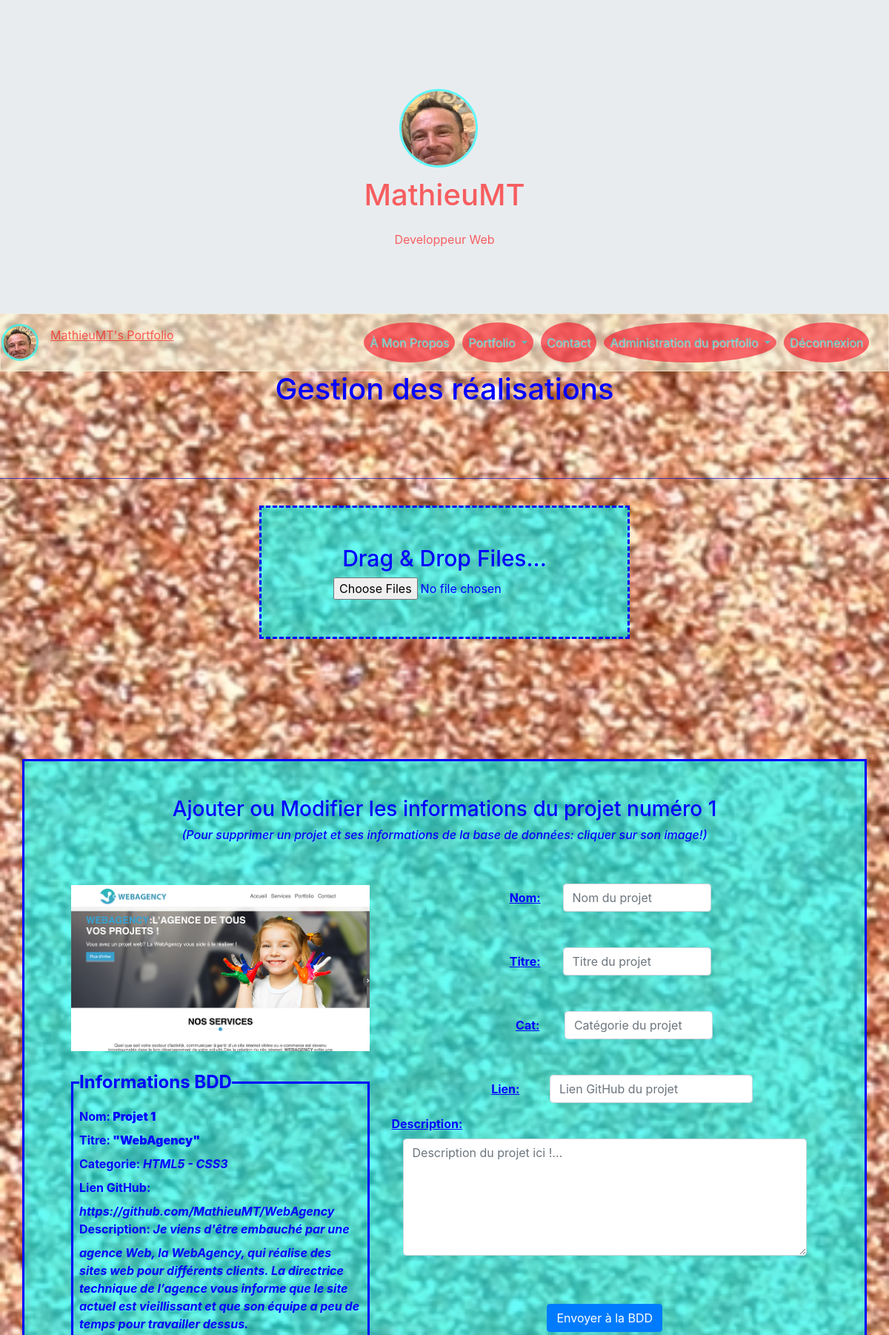
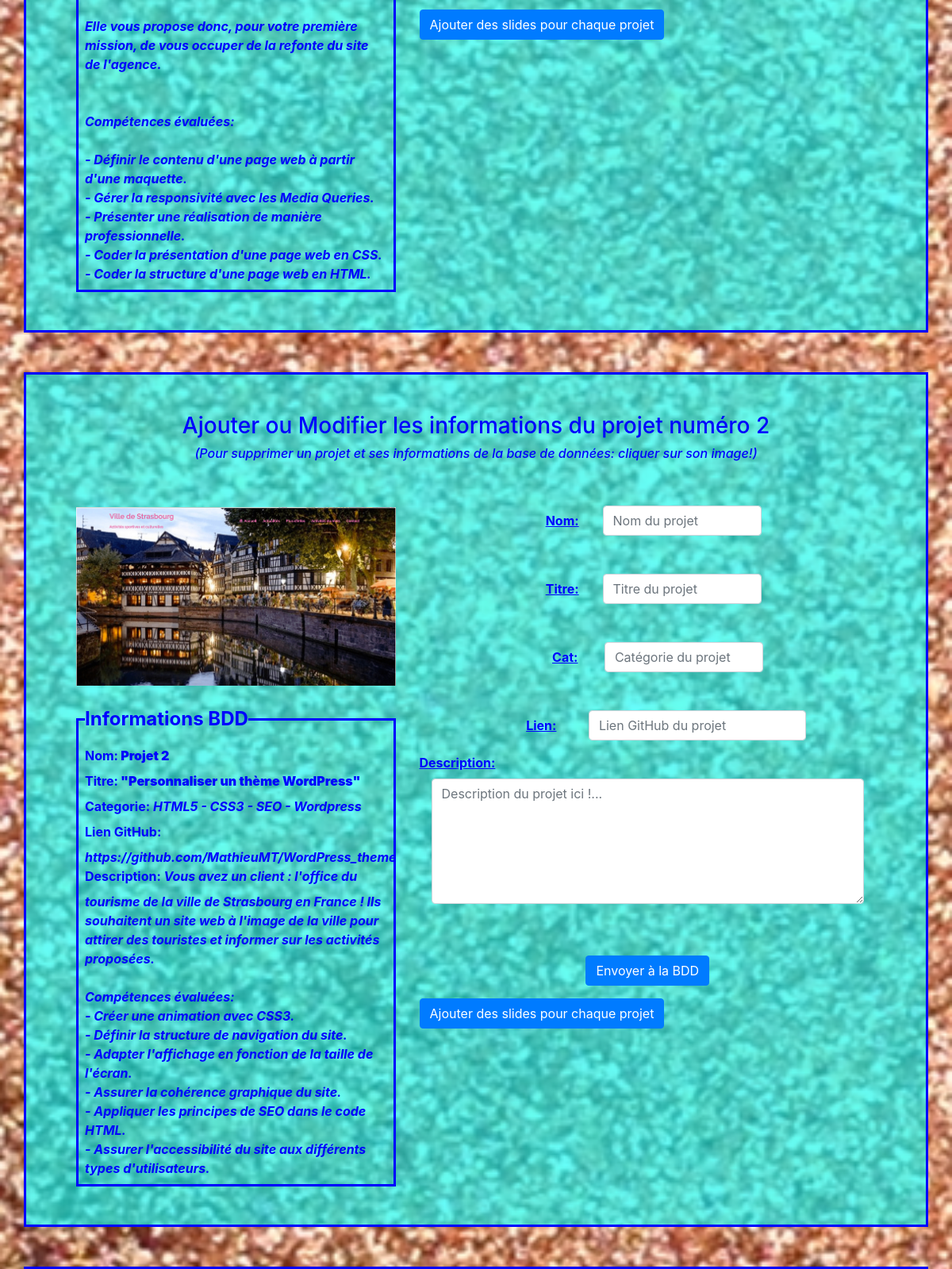
/index.php?action=adminWorks (signed in, upper part), run on the app's committed database (2 pictures, top to bottom).
### tables this page shows
CREATE TABLE `works` (
  `id` int(11) NOT NULL,
  `name` varchar(255) NOT NULL,
  `workImg` text NOT NULL,
  `workTitle` varchar(255) NOT NULL,
  `workDescription` text NOT NULL,
  `workCategory` varchar(255) NOT NULL,
  `workLink` varchar(255) NOT NULL
);

### Controllers/Backend/AdminWorksController.php (called while the page is built, shortened)
<?php
require_once 'Models/Frontend/AdminWorksManager.php';
class AdminWorksController {
    private $_adminWorks;
    public function __construct() {
        $this->_adminWorks = new AdminWorksManager();
    }
    public function showAdminWorks() {
        $aboutWork = $this->_adminWorks->getWorkDescription();
        $view = new ViewBackEnd('adminWorksView');
        $view->generate(array('aboutWork' => $aboutWork));
    }
}

### index.php (called while the page is built, shortened)
<?php
$rooter = new Rooter();
$rooter->rooterRequest();

### Models/Frontend/AdminWorksManager.php (called while the page is built, shortened)
<?php
require_once 'Models/Frontend/Slide.php';
require_once 'Models/Model.php';
class AdminWorksManager extends Model{
     public function getWorkDescription() {
        $works = [];
        $sql = "SELECT * FROM works";
        $aboutWork = $this->executeRequest($sql);
        foreach ($aboutWork as $oneWork) {
            $work = new Work($oneWork);
            $works[] = $work;
        }
        return $works;
    }
}

### Models/Model.php (called while the page is built)
<?php
class Model {
    private $db;
    protected function executeRequest($sql, $params = null) {
       if ($params == null) {
            $result = $this->dbConnect()->query($sql);
        }
        else {
            $result = $this->dbConnect()->prepare($sql);
            $result->execute($params);
        }
        return $result;
    }
    private function dbConnect() {
        if ($this->db == null) {
            $this->db = new PDO('mysql:host=localhost; dbname=myPortfolio;charset=utf8', 'root', 'root', array(PDO::ATTR_ERRMODE => PDO::ERRMODE_EXCEPTION));
        }
        return $this->db;
    }
}

### Models/Frontend/Work.php (called while the page is built, shortened)
<?php
class Work {
    private $_id,$_name,$_workImg,$_workTitle,$_workDescription,$_workCategory, $_workLink;
    public function hydrate(array $data) {
        foreach ($data as $key => $value) {
            $method = 'set' . ucfirst($key);
        }
    }
    public function id() { return $this->_id; }
    public function name() { return $this->_name;}
    public function workImg() { return $this->_workImg;}
    public function workTitle() { return $this->_workTitle;}
    public function workCategory() { return $this->_workCategory;}
    public function workLink() { return $this->_workLink;}
    public function workDescription() { return $this->_workDescription;}
    public function setId($id) {
        $id = (int) $id;
        if ($id > 0) {
            $this->_id = $id;
        }
    }
    public function setName($name) {
        if(is_string($name)) {
            $this->_name = $name;
        }
    }
     public function setWorkImg($workImg) {
        if(is_string($workImg)) {
            $this->_workImg = $workImg;
        }
    }
    public function setWorkTitle($workTitle) {
        if(is_string($workTitle)) {
            $this->_workTitle = $workTitle;
        }
    }
    public function setWorkCategory($workCategory) {
        if(is_string($workCategory)) {
            $this->_workCategory = $workCategory;
        }
    }
    public function setWorkLink($workLink) {
        if(is_string($workLink)) {
            $this->_workLink = $workLink;
        }
    }
    public function setWorkDescription($workDescription) {
        if(is_string($workDescription)) {
            $this->_workDescription = $workDescription;
        }
    }
}

### Views/Backend/adminWorksView.php (the view, shortened to what this page needs)
<?php
if (isset($_SESSION['id']) ){
?>
<h1 class="text-center titlePage"><?= $this->title = 'Gestion des réalisations' ?></h1>
<br />
<br />
<br />
<hr class="hr"/>
<div class="container">
   <div class="row">
       <div class="col-md-8 mx-auto">
         <center>
			<div id="dropZone" class="bgColor">
				<h1 class="dropzoneTitle">Drag & Drop Files...</h1>
				<form method="post" action="index.php?action=uploadWorksImages" id="formWork" enctype="multipart/form-data">
				    <input type="file" id="fileupload" name="workImg[]" multiple />
                </form>
			</div>
			<h1 id="error"></h1><br><br>
			<h1 id="progress"></h1><br><br>
		</center>
       </div>
    </div>
</div>
<div class="container containerGallery" id="uploadedFiles">
        <?php foreach ($aboutWork as $eachWork): ?>
        <div class="row rowGallery border bgColor mb-5 p-5">
            <h3 class="text-center col-md-12">Ajouter ou Modifier les informations du projet numéro <?= $eachWork->id(); ?></h3><br/>
            <h6 class="text-center col-md-12"><i>(Pour supprimer un projet et ses informations de la base de données: cliquer sur son image!)</i></h6><br />
            <div id="<?= $eachWork->id(); ?>" class="col-md-5 myImg" onclick="delImg('<?= $eachWork->id(); ?>')">
                <img src="Content/img/works/<?= $eachWork->workImg(); ?>" alt="<?= $eachWork->name(); ?>" title="Cliquer sur l'image du projet pour le supprimer"/><br /><br />
                <fieldset class="border p-2">
                    <legend  class="w-auto">Informations BDD</legend>
                    <span><label>Nom: </label><b> <?= $eachWork->name(); ?></b></span><br />
                    <span><label>Titre: </label><b> <?= $eachWork->workTitle(); ?></b></span><br />
                    <span><label>Categorie: </label><i> <?= $eachWork->workCategory(); ?></i></span><br />
                    <span><label>Lien GitHub: </label><i> <?= $eachWork->workLink(); ?></i></span><br />
                    <span><label>Description: </label><i> <?= $eachWork->workDescription(); ?></i></span><br />
                </fieldset>
            </div>
            <div class="col-md-7">
                <form method="POST" action="index.php?action=sendWorkDetails">
                    <div class="row justify-content-center">
                        <div class="mx-auto form-inline mt-5 ">
                            <div class="form-group mx-auto">
                                <label class="text-center col-md-3" for="workName"><u>Nom:</u></label>
                                <div class="col-md-9 pr-0">
                                    <input type="text" class="form-control" id="workName" name="workName" placeholder="Nom du projet" required autofocus />
                                </div>
                            </div>
                        </div>
                    </div>
                    <div class="row justify-content-center">
                        <div class="mx-auto form-inline mt-5 ">
                            <div class="form-group mx-auto">
                                <label class="text-center col-md-3" for="workTitle"><u>Titre:</u></label>
                                <div class="col-md-9 pr-0">
                                    <input type="text" class="form-control" id="workTitle" name="workTitle" placeholder="Titre du projet" required autofocus />
                                </div>
                            </div>
                        </div>
                    </div>
                    <div class="row justify-content-center">
                        <div class="mx-auto form-inline mt-5 ">
                            <div class="form-group mx-auto">
                                <label class="text-center col-md-3" for="workCategory"><u>Cat:</u></label>
                                <div class="col-md-9 pr-0">
                                    <input type="text" class="form-control" id="workCategory" name="workCategory" placeholder="Catégorie du projet" required autofocus />
                                </div>
                            </div>
                        </div>
                    </div>
                    <div class="row justify-content-center">
                        <div class="mx-auto form-inline mt-5 ">
                            <div class="form-group mx-auto">
                                <label class="text-center col-md-3" for="workLink"><u>Lien:</u></label>
                                <div class="col-md-9 pr-0">
                                    <input type="text" class="form-control" id="workLink" name="workLink" placeholder="Lien GitHub du projet" required autofocus />
                                </div>
                            </div>
                        </div>
                    </div>
                    <div class="row justify-content-center mt-3">
                        <div class="form-group col-md-12 col-sm-12">
                            <label class="text-center" for="workDescription"><u>Description:</u></label>
                            <div class="col-md-12 col-sm-12">
                                <textarea class="form-control" rows="6" id="workDescription" name="workDescription" placeholder="Description du projet ici !..." required autofocus></textarea>
                            </div>
                        </div>
                    </div>
                    <div class="row mt-3">
                        <div class="form-group col-md-12">
                            <div class="col-md-12">
                            </div>
                        </div>
                    </div>
                    <div class="row justify-content-center">
                        <button type="submit" id="btnWorkDetails" class="btn btn-primary mx-auto mt-3"  name="btnWorkDetails" />Envoyer à la BDD</button>
                    </div>
                </form>
                <div>
                    <a href="<?="index.php?action=adminWork&amp;id=".$eachWork->id(); ?>"><button class="btn btn-primary mx-auto mt-3" id="linkEachWork">Ajouter des slides pour chaque projet</button></a>
                </div>
            </div>
    </div>
        <?php endforeach; ?>
</div>
<?php
}
else{
    header('Location: index.php?action=about');
}
?>

### Content/CSS/style.css (style rules this page uses)
html, body { height: 100%; }
html { overflow-x: hidden; }
body { margin: 0; padding: 0; background-image: url("../img/sand.png"); background-size: contain; background-repeat: repeat; }
.titlePage { color: rgb(0,0,255); }
.hr { background-color: rgba(0,0,255,0.6); }
input[type="file"] { width: 90px; }
.dropzoneTitle { font-size: 15px; }
#dropZone { border: 2px dashed rgb(0,0,255);; padding: 30px; width: 200px; margin-top: 20px; }
@media (min-width:576px) { input[type="file"] { width: 300px; } }
@media (min-width:576px) { .dropzoneTitle { font-size: 30px; } }
@media (min-width:576px) { #dropZone { border: 3px dashed rgb(0,0,255);; padding: 50px; width: 500px; margin-top: 20px; } }
.border { border: 3px solid rgb(0,0,255)!important; color: rgb(0,0,255)!important; }
fieldset.border { border: 3px solid rgb(0,0,255)!important; color: rgb(0,0,255)!important; }
.containerGallery, .rowGallery, .myImg { margin-top: 50px; }
#uploadedFiles img { width: 100% !important; }
#workName, #workTitle, #workCategory { width: 200px; }
.bgColor { background-color: rgba(0,255,255,0.6); }

### data on the page
works: id "1", workImg (picture), name "Projet 1", workTitle "\"WebAgency\"", workCategory "HTML5 - CSS3", workLink "https://github.com/MathieuMT/WebAgency", workDescription "Je viens d'être embauché par une agence Web, la WebAgency, qui réalise des sites web pour différents clients. La directrice technique de l’agence vous informe que le site actuel est vieillissant et que son équipe a peu de temps pour travailler dessus. Elle vous propose donc, pour votre première mission, de vous occuper de la refonte du site de l'agence. Compétences évaluées: - Définir le contenu d'une page web à partir d'une maquette. - Gérer la responsivité avec les Media Queries. - Présenter une réalisation de manière professionnelle. - Coder la présentation d'une page web en CSS. - Coder la structure d'une page web en HTML."
works: id "2", workImg (picture), name "Projet 2", workTitle "\"Personnaliser un thème WordPress\"", workCategory "HTML5 - CSS3 - SEO - Wordpress", workLink "https://github.com/MathieuMT/WordPress_theme", workDescription "Vous avez un client : l'office du tourisme de la ville de Strasbourg en France ! Ils souhaitent un site web à l'image de la ville pour attirer des touristes et informer sur les activités proposées. Compétences évaluées: - Créer une animation avec CSS3. - Définir la structure de navigation du site. - Adapter l'affichage en fonction de la taille de l'écran. - Assurer la cohérence graphique du site. - Appliquer les principes de SEO dans le code HTML. - Assurer l'accessibilité du site aux différents types d'utilisateurs."

### other printed values
$this->title = 'Gestion des réalisations' "Gestion des réalisations"
